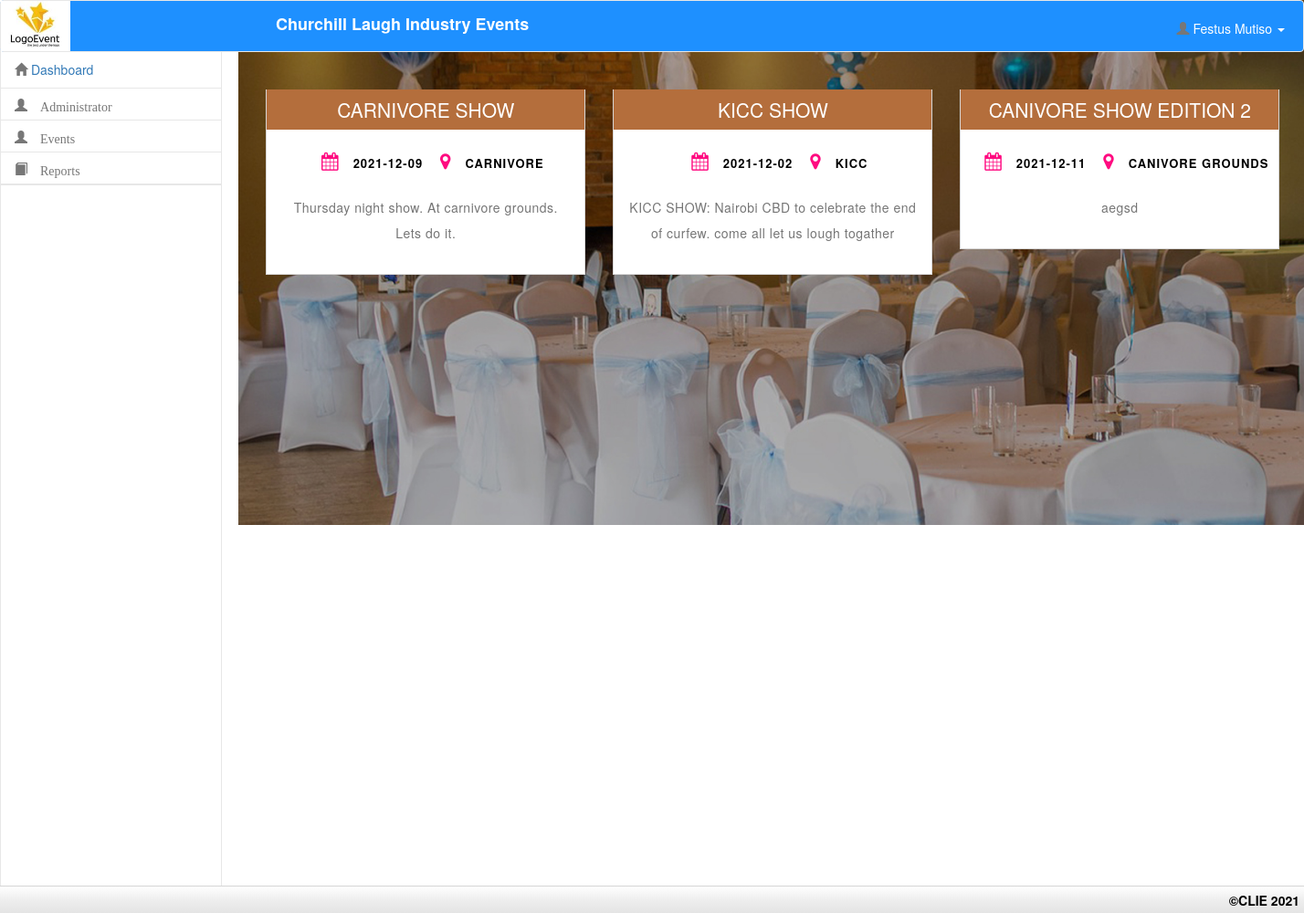
The page /home.php (signed in) on the database its author committed.
### tables this page shows
CREATE TABLE `events` (
  `id` varchar(10) NOT NULL,
  `name` varchar(50) NOT NULL,
  `description` text DEFAULT NULL,
  `event_venue` varchar(100) NOT NULL,
  `atendees` int(11) NOT NULL,
  `date` date DEFAULT NULL,
  `vip_tickets` int(11) DEFAULT NULL,
  `reg_tickets` int(11) DEFAULT NULL
);

### home.php (the view, shortened to what this page needs)
<!DOCTYPE html>
<?php
   include_once('include/config.php');
?>
<html lang = "eng">
	<head>
		<link rel = "stylesheet" type = "text/css" href = "css/bootstrap.css" />
		<link rel = "stylesheet" type = "text/css" href = "css/customize.css" />
			<link href="csss/bootstrap.css" type="text/css" rel="stylesheet" media="all">
<link href="csss/style.css" type="text/css" rel="stylesheet" media="all">
<link href="csss/font-awesome.css" rel="stylesheet">
<link href="//fontss.googleapis.com/css?family=Josefin+Sans:300,400,600,700" rel="stylesheet">
<link href="//fontss.googleapis.com/css?family=Roboto" rel="stylesheet">
	</head>
<body>
	<?php include "include/header.php"; ?>
	<?php include "include/sidebar.php"; ?>
<div id = "content">
		<br />
		<br />
		<br />
		<div id="chartContainer" style="width: 70%; ">
			<div class="container">
	<div class="popular-grids">
		<?php
						$query = $conn->query("SELECT * FROM `events` ORDER BY `id` asc") or die(mysqli_error());
						while($fetch = $query->fetch_array()){
					?>
					<div class="col-md-4 popular-grid">
						<div class="popular-text">
							<h5><a href="book_event.php?id=<?php echo $fetch['id'] ?>" ><?php echo $fetch['name']?></a></h5>
							<div class="detail-bottom">
								<ul>
									<li><i class="fa fa-calendar" aria-hidden="true"></i><?php echo $fetch['date']?></li>
									<li><i class="fa fa-map-marker" aria-hidden="true"></i><?php echo $fetch['event_venue']?></li>
								</ul>
								<p><?php echo $fetch['description']?></p>
							</div>
						</div>
					</div>
					<?php
						}
					?>
			</div>
		</div>
		</div>
		<?php include "include/footer.php"; ?>
</body>
</html>

### include/header.php (shortened to what this page needs)
<link rel = "stylesheet" type = "text/css" href = "css/bootstrap.css" />
<link rel = "stylesheet" type = "text/css" href = "css/customize.css" />
<div class = "navbar navbar-default navtop">
	<?php
		require'config.php';
				$q = $conn->query("SELECT * FROM `admin` WHERE `admin_id` = '$_SESSION[admin_id]'") or die(mysqli_error());
				$f = $q->fetch_array();
			?>
		<img src = "images/hosl.jpg" style = "float:left;" height = "55px" /><label class = "navbar-brand">&nbsp;&nbsp;&nbsp;&nbsp;&nbsp;&nbsp;&nbsp;&nbsp;&nbsp;&nbsp;&nbsp;&nbsp;&nbsp;&nbsp;&nbsp;&nbsp;&nbsp;&nbsp;&nbsp;&nbsp;&nbsp;&nbsp;&nbsp;&nbsp;&nbsp;&nbsp;&nbsp;&nbsp;&nbsp;&nbsp;&nbsp;&nbsp;&nbsp;&nbsp;&nbsp;&nbsp;&nbsp;&nbsp;&nbsp;&nbsp;&nbsp; Churchill Laugh Industry Events </label>
			<ul class = "nav navbar-right">
				<li class = "dropdown">
					<a class = "user dropdown-toggle" data-toggle = "dropdown" href = "#">
						<span class = "glyphicon glyphicon-user"></span>
						<?php
							echo $f['firstname']." ".$f['lastname'];
						?>
						<b class = "caret"></b>
					</a>
				</li>
			</ul>
</div>

### css/customize.css (style rules this page uses)
html, body { height:100%; }
#content { float:right; width:81%; margin-right:10px; height:1000px; }
.user { color:#fff; margin-top:10px; margin-right:20px; }
.navtop { position:fixed; width:100%; z-index:9999; }

### csss/style.css (style rules this page uses)
body { margin:0; font-family: 'Roboto', sans-serif; background: #fff; }
body a { transition: 0.5s all; -webkit-transition: 0.5s all; -moz-transition: 0.5s all; -o-transition: 0.5s all; -ms-transition: 0.5s all; text-decoration:none; outline:none; }
h1,h2,h3,h4,h5,h6 { margin:0; font-family: 'Josefin Sans', sans-serif; }
p { margin:0; }
ul,label { margin:0; padding:0; }
.navbar-brand { padding: 6px 16px; line-height: 44px; }
.navbar { margin-bottom: 0px; }
.nav > li > a { position: relative; display: block; padding: 10px 15px!important; }
span { color: #000; }
.popular-text { text-align: center; border: 1px double rgba(189, 187, 187, 0.61); border-top: none; background: #fff; }
.popular-grid h5 a { display:block; font-size: 1.5em; font-weight: 500; color: #ffffff; background: #b46e3c; padding: 0.5em; margin: 0px 0 25px; text-transform: capitalize; }
.detail-bottom ul li { list-style: none; display: inline; color: #000; font-size: 13px; font-weight: 600; letter-spacing: 1px; }
.detail-bottom ul li i { color: #ff0a80; font-size: 20px; padding: 0 15px; }
.popular-grid p { font-size: 14px; letter-spacing: .5px; line-height: 28px; padding: 1em 1em 1.5em; color: #757575; }
.popular-grid { padding-top: 2em; }
.glyphicon { position: relative; top: 1px; display: inline-block; font-family: 'Glyphicons Halflings'; font-style: normal; font-weight: 400; line-height: 1; -webkit-font-smoothing: antialiased; -moz-osx-font-smoothing: grayscale; color: #777; }

### rows shown on the page
events: name "CARNIVORE SHOW", date "2021-12-09", event_venue "CARNIVORE", description "Thursday night show. At carnivore grounds. Lets do it."
events: name "KICC SHOW", date "2021-12-02", event_venue "KICC", description "KICC SHOW: Nairobi CBD to celebrate the end of curfew. come all let us lough togather"
events: name "CANIVORE SHOW EDITION 2", date "2021-12-11", event_venue "CANIVORE GROUNDS", description "aegsd"

### other values the page prints
$f['firstname'] "Festus"
$f['lastname'] "Mutiso"
